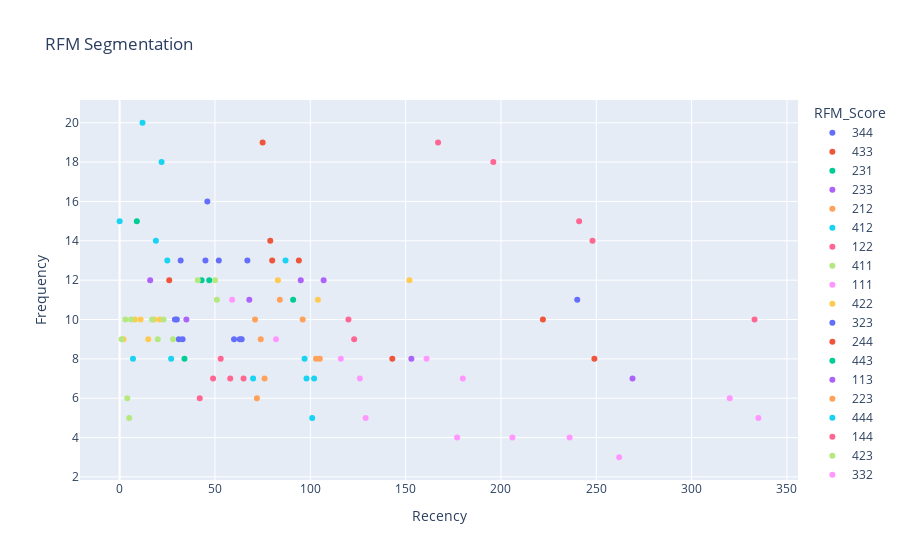

Source (notebook cell):
### Markdown cell above
### Visualisation of RFM Segmentation

To better understand how our customers are distributed across the Recency, Frequency and Monetary dimensions, let's visualise our RFM analysis in a scatter plot.

### Code cell
# Create a 3D scatter plot
fig = px.scatter(rfm, x='recency', y='frequency',
                    color='RFM_Score', hover_name=rfm.index,
                    labels={'recency': 'Recency', 'frequency': 'Frequency', 'monetary': 'Monetary'},
                    title='RFM Segmentation')

fig.update_layout(scene=dict(
    xaxis_title='Recency',
    yaxis_title='Frequency',
    zaxis_title='Monetary'
))

fig.show()

### Figure 1 — Plotly figure (JSON) as saved in the notebook; plotly's stock layout.template omitted (floating-point values rounded to 4 significant figures)
{"data": [{"hovertemplate": "<b>%{hovertext}</b><br><br>RFM_Score=344<br>Recency=%{x}<br>Frequency=%{y}<extra></extra>", "hovertext": [1, 2, 8, 12, 63], "legendgroup": "344", "marker": {"color": "#636efa", "symbol": "circle"}, "mode": "markers", "name": "344", "orientation": "v", "showlegend": true, "type": "scatter", "x": [46, 32, 45, 67, 52], "xaxis": "x", "y": [16, 13, 13, 13, 13], "yaxis": "y"}, {"hovertemplate": "<b>%{hovertext}</b><br><br>RFM_Score=433<br>Recency=%{x}<br>Frequency=%{y}<extra></extra>", "hovertext": [3], "legendgroup": "433", "marker": {"color": "#EF553B", "symbol": "circle"}, "mode": "markers", "name": "433", "orientation": "v", "showlegend": true, "type": "scatter", "x": [26], "xaxis": "x", "y": [12], "yaxis": "y"}, {"hovertemplate": "<b>%{hovertext}</b><br><br>RFM_Score=231<br>Recency=%{x}<br>Frequency=%{y}<extra></extra>", "hovertext": [4], "legendgroup": "231", "marker": {"color": "#00cc96", "symbol": "circle"}, "mode": "markers", "name": "231", "orientation": "v", "showlegend": true, "type": "scatter", "x": [91], "xaxis": "x", "y": [11], "yaxis": "y"}, {"hovertemplate": "<b>%{hovertext}</b><br><br>RFM_Score=233<br>Recency=%{x}<br>Frequency=%{y}<extra></extra>", "hovertext": [5, 69, 75], "legendgroup": "233", "marker": {"color": "#ab63fa", "symbol": "circle"}, "mode": "markers", "name": "233", "orientation": "v", "showlegend": true, "type": "scatter", "x": [68, 107, 95], "xaxis": "x", "y": [11, 12, 12], "yaxis": "y"}, {"hovertemplate": "<b>%{hovertext}</b><br><br>RFM_Score=212<br>Recency=%{x}<br>Frequency=%{y}<extra></extra>", "hovertext": [6, 22, 66, 82], "legendgroup": "212", "marker": {"color": "#FFA15A", "symbol": "circle"}, "mode": "markers", "name": "212", "orientation": "v", "showlegend": true, "type": "scatter", "x": [105, 72, 103, 76], "xaxis": "x", "y": [8, 6, 8, 7], "yaxis": "y"}, {"hovertemplate": "<b>%{hovertext}</b><br><br>RFM_Score=412<br>Recency=%{x}<br>Frequency=%{y}<extra></extra>", "hovertext": [7, 84], "legendgroup": "412", "marker": {"color": "#19d3f3", "symbol": "circle"}, "mode": "markers", "name": "412", "orientation": "v", "showlegend": true, "type": "scatter", "x": [27, 7], "xaxis": "x", "y": [8, 8], "yaxis": "y"}, {"hovertemplate": "<b>%{hovertext}</b><br><br>RFM_Score=122<br>Recency=%{x}<br>Frequency=%{y}<extra></extra>", "hovertext": [9, 30, 97], "legendgroup": "122", "marker": {"color": "#FF6692", "symbol": "circle"}, "mode": "markers", "name": "122", "orientation": "v", "showlegend": true, "type": "scatter", "x": [333, 120, 123], "xaxis": "x", "y": [10, 10, 9], "yaxis": "y"}, {"hovertemplate": "<b>%{hovertext}</b><br><br>RFM_Score=411<br>Recency=%{x}<br>Frequency=%{y}<extra></extra>", "hovertext": [10, 68], "legendgroup": "411", "marker": {"color": "#B6E880", "symbol": "circle"}, "mode": "markers", "name": "411", "orientation": "v", "showlegend": true, "type": "scatter", "x": [4, 5], "xaxis": "x", "y": [6, 5], "yaxis": "y"}, {"hovertemplate": "<b>%{hovertext}</b><br><br>RFM_Score=111<br>Recency=%{x}<br>Frequency=%{y}<extra></extra>", "hovertext": [11, 29, 31, 37, 40, 41, 71, 72, 83, 91, 98], "legendgroup": "111", "marker": {"color": "#FF97FF", "symbol": "circle"}, "mode": "markers", "name": "111", "orientation": "v", "showlegend": true, "type": "scatter", "x": [206, 116, 262, 180, 335, 236, 320, 161, 177, 129, 126], "xaxis": "x", "y": [4, 8, 3, 7, 5, 4, 6, 8, 4, 5, 7], "yaxis": "y"}, {"hovertemplate": "<b>%{hovertext}</b><br><br>RFM_Score=422<br>Recency=%{x}<br>Frequency=%{y}<extra></extra>", "hovertext": [13, 15, 18, 28, 44, 57], "legendgroup": "422", "marker": {"color": "#FECB52", "symbol": "circle"}, "mode": "markers", "name": "422", "orientation": "v", "showlegend": true, "type": "scatter", "x": [8, 21, 2, 18, 11, 15], "xaxis": "x", "y": [10, 10, 9, 10, 10, 9], "yaxis": "y"}, {"hovertemplate": "<b>%{hovertext}</b><br><br>RFM_Score=323<br>Recency=%{x}<br>Frequency=%{y}<extra></extra>", "hovertext": [14, 26, 45], "legendgroup": "323", "marker": {"color": "#636efa", "symbol": "circle"}, "mode": "markers", "name": "323", "orientation": "v", "showlegend": true, "type": "scatter", "x": [30, 31, 60], "xaxis": "x", "y": [10, 9, 9], "yaxis": "y"}, {"hovertemplate": "<b>%{hovertext}</b><br><br>RFM_Score=244<br>Recency=%{x}<br>Frequency=%{y}<extra></extra>", "hovertext": [16, 19, 51, 92], "legendgroup": "244", "marker": {"color": "#EF553B", "symbol": "circle"}, "mode": "markers", "name": "244", "orientation": "v", "showlegend": true, "type": "scatter", "x": [94, 79, 80, 75], "xaxis": "x", "y": [13, 14, 13, 19], "yaxis": "y"}, {"hovertemplate": "<b>%{hovertext}</b><br><br>RFM_Score=443<br>Recency=%{x}<br>Frequency=%{y}<extra></extra>", "hovertext": [17], "legendgroup": "443", "marker": {"color": "#00cc96", "symbol": "circle"}, "mode": "markers", "name": "443", "orientation": "v", "showlegend": true, "type": "scatter", "x": [9], "xaxis": "x", "y": [15], "yaxis": "y"}, {"hovertemplate": "<b>%{hovertext}</b><br><br>RFM_Score=113<br>Recency=%{x}<br>Frequency=%{y}<extra></extra>", "hovertext": [20, 65], "legendgroup": "113", "marker": {"color": "#ab63fa", "symbol": "circle"}, "mode": "markers", "name": "113", "orientation": "v", "showlegend": true, "type": "scatter", "x": [269, 153], "xaxis": "x", "y": [7, 8], "yaxis": "y"}, {"hovertemplate": "<b>%{hovertext}</b><br><br>RFM_Score=223<br>Recency=%{x}<br>Frequency=%{y}<extra></extra>", "hovertext": [21, 95], "legendgroup": "223", "marker": {"color": "#FFA15A", "symbol": "circle"}, "mode": "markers", "name": "223", "orientation": "v", "showlegend": true, "type": "scatter", "x": [71, 96], "xaxis": "x", "y": [10, 10], "yaxis": "y"}, {"hovertemplate": "<b>%{hovertext}</b><br><br>RFM_Score=444<br>Recency=%{x}<br>Frequency=%{y}<extra></extra>", "hovertext": [23, 86, 89, 90, 99], "legendgroup": "444", "marker": {"color": "#19d3f3", "symbol": "circle"}, "mode": "markers", "name": "444", "orientation": "v", "showlegend": true, "type": "scatter", "x": [25, 0, 19, 12, 22], "xaxis": "x", "y": [13, 15, 14, 20, 18], "yaxis": "y"}, {"hovertemplate": "<b>%{hovertext}</b><br><br>RFM_Score=144<br>Recency=%{x}<br>Frequency=%{y}<extra></extra>", "hovertext": [24, 33, 58, 62], "legendgroup": "144", "marker": {"color": "#FF6692", "symbol": "circle"}, "mode": "markers", "name": "144", "orientation": "v", "showlegend": true, "type": "scatter", "x": [248, 196, 241, 167], "xaxis": "x", "y": [14, 18, 15, 19], "yaxis": "y"}, {"hovertemplate": "<b>%{hovertext}</b><br><br>RFM_Score=423<br>Recency=%{x}<br>Frequency=%{y}<extra></extra>", "hovertext": [25, 38, 56, 64, 67, 74, 100], "legendgroup": "423", "marker": {"color": "#B6E880", "symbol": "circle"}, "mode": "markers", "name": "423", "orientation": "v", "showlegend": true, "type": "scatter", "x": [6, 23, 28, 20, 3, 17, 1], "xaxis": "x", "y": [10, 10, 9, 9, 10, 10, 9], "yaxis": "y"}, {"hovertemplate": "<b>%{hovertext}</b><br><br>RFM_Score=332<br>Recency=%{x}<br>Frequency=%{y}<extra></extra>", "hovertext": [27], "legendgroup": "332", "marker": {"color": "#FF97FF", "symbol": "circle"}, "mode": "markers", "name": "332", "orientation": "v", "showlegend": true, "type": "scatter", "x": [59], "xaxis": "x", "y": [11], "yaxis": "y"}, {"hovertemplate": "<b>%{hovertext}</b><br><br>RFM_Score=234<br>Recency=%{x}<br>Frequency=%{y}<extra></extra>", "hovertext": [32, 53], "legendgroup": "234", "marker": {"color": "#FECB52", "symbol": "circle"}, "mode": "markers", "name": "234", "orientation": "v", "showlegend": true, "type": "scatter", "x": [83, 104], "xaxis": "x", "y": [12, 11], "yaxis": "y"}, {"hovertemplate": "<b>%{hovertext}</b><br><br>RFM_Score=322<br>Recency=%{x}<br>Frequency=%{y}<extra></extra>", "hovertext": [34, 49, 59, 88], "legendgroup": "322", "marker": {"color": "#636efa", "symbol": "circle"}, "mode": "markers", "name": "322", "orientation": "v", "showlegend": true, "type": "scatter", "x": [64, 63, 29, 33], "xaxis": "x", "y": [9, 9, 10, 9], "yaxis": "y"}, {"hovertemplate": "<b>%{hovertext}</b><br><br>RFM_Score=123<br>Recency=%{x}<br>Frequency=%{y}<extra></extra>", "hovertext": [35], "legendgroup": "123", "marker": {"color": "#EF553B", "symbol": "circle"}, "mode": "markers", "name": "123", "orientation": "v", "showlegend": true, "type": "scatter", "x": [222], "xaxis": "x", "y": [10], "yaxis": "y"}, {"hovertemplate": "<b>%{hovertext}</b><br><br>RFM_Score=334<br>Recency=%{x}<br>Frequency=%{y}<extra></extra>", "hovertext": [36, 52], "legendgroup": "334", "marker": {"color": "#00cc96", "symbol": "circle"}, "mode": "markers", "name": "334", "orientation": "v", "showlegend": true, "type": "scatter", "x": [47, 43], "xaxis": "x", "y": [12, 12], "yaxis": "y"}, {"hovertemplate": "<b>%{hovertext}</b><br><br>RFM_Score=434<br>Recency=%{x}<br>Frequency=%{y}<extra></extra>", "hovertext": [39], "legendgroup": "434", "marker": {"color": "#ab63fa", "symbol": "circle"}, "mode": "markers", "name": "434", "orientation": "v", "showlegend": true, "type": "scatter", "x": [16], "xaxis": "x", "y": [12], "yaxis": "y"}, {"hovertemplate": "<b>%{hovertext}</b><br><br>RFM_Score=222<br>Recency=%{x}<br>Frequency=%{y}<extra></extra>", "hovertext": [42], "legendgroup": "222", "marker": {"color": "#FFA15A", "symbol": "circle"}, "mode": "markers", "name": "222", "orientation": "v", "showlegend": true, "type": "scatter", "x": [74], "xaxis": "x", "y": [9], "yaxis": "y"}, {"hovertemplate": "<b>%{hovertext}</b><br><br>RFM_Score=211<br>Recency=%{x}<br>Frequency=%{y}<extra></extra>", "hovertext": [43, 55, 70, 77, 80], "legendgroup": "211", "marker": {"color": "#19d3f3", "symbol": "circle"}, "mode": "markers", "name": "211", "orientation": "v", "showlegend": true, "type": "scatter", "x": [101, 98, 70, 102, 97], "xaxis": "x", "y": [5, 7, 7, 7, 8], "yaxis": "y"}, {"hovertemplate": "<b>%{hovertext}</b><br><br>RFM_Score=311<br>Recency=%{x}<br>Frequency=%{y}<extra></extra>", "hovertext": [46, 73, 79, 81, 94], "legendgroup": "311", "marker": {"color": "#FF6692", "symbol": "circle"}, "mode": "markers", "name": "311", "orientation": "v", "showlegend": true, "type": "scatter", "x": [65, 58, 42, 49, 53], "xaxis": "x", "y": [7, 7, 6, 7, 8], "yaxis": "y"}, {"hovertemplate": "<b>%{hovertext}</b><br><br>RFM_Score=333<br>Recency=%{x}<br>Frequency=%{y}<extra></extra>", "hovertext": [47, 48, 61], "legendgroup": "333", "marker": {"color": "#B6E880", "symbol": "circle"}, "mode": "markers", "name": "333", "orientation": "v", "showlegend": true, "type": "scatter", "x": [41, 51, 50], "xaxis": "x", "y": [12, 11, 12], "yaxis": "y"}, {"hovertemplate": "<b>%{hovertext}</b><br><br>RFM_Score=221<br>Recency=%{x}<br>Frequency=%{y}<extra></extra>", "hovertext": [50], "legendgroup": "221", "marker": {"color": "#FF97FF", "symbol": "circle"}, "mode": "markers", "name": "221", "orientation": "v", "showlegend": true, "type": "scatter", "x": [82], "xaxis": "x", "y": [9], "yaxis": "y"}, {"hovertemplate": "<b>%{hovertext}</b><br><br>RFM_Score=134<br>Recency=%{x}<br>Frequency=%{y}<extra></extra>", "hovertext": [54], "legendgroup": "134", "marker": {"color": "#FECB52", "symbol": "circle"}, "mode": "markers", "name": "134", "orientation": "v", "showlegend": true, "type": "scatter", "x": [152], "xaxis": "x", "y": [12], "yaxis": "y"}, {"hovertemplate": "<b>%{hovertext}</b><br><br>RFM_Score=133<br>Recency=%{x}<br>Frequency=%{y}<extra></extra>", "hovertext": [60], "legendgroup": "133", "marker": {"color": "#636efa", "symbol": "circle"}, "mode": "markers", "name": "133", "orientation": "v", "showlegend": true, "type": "scatter", "x": [240], "xaxis": "x", "y": [11], "yaxis": "y"}, {"hovertemplate": "<b>%{hovertext}</b><br><br>RFM_Score=112<br>Recency=%{x}<br>Frequency=%{y}<extra></extra>", "hovertext": [76, 85], "legendgroup": "112", "marker": {"color": "#EF553B", "symbol": "circle"}, "mode": "markers", "name": "112", "orientation": "v", "showlegend": true, "type": "scatter", "x": [249, 143], "xaxis": "x", "y": [8, 8], "yaxis": "y"}, {"hovertemplate": "<b>%{hovertext}</b><br><br>RFM_Score=312<br>Recency=%{x}<br>Frequency=%{y}<extra></extra>", "hovertext": [78], "legendgroup": "312", "marker": {"color": "#00cc96", "symbol": "circle"}, "mode": "markers", "name": "312", "orientation": "v", "showlegend": true, "type": "scatter", "x": [34], "xaxis": "x", "y": [8], "yaxis": "y"}, {"hovertemplate": "<b>%{hovertext}</b><br><br>RFM_Score=324<br>Recency=%{x}<br>Frequency=%{y}<extra></extra>", "hovertext": [87], "legendgroup": "324", "marker": {"color": "#ab63fa", "symbol": "circle"}, "mode": "markers", "name": "324", "orientation": "v", "showlegend": true, "type": "scatter", "x": [35], "xaxis": "x", "y": [10], "yaxis": "y"}, {"hovertemplate": "<b>%{hovertext}</b><br><br>RFM_Score=232<br>Recency=%{x}<br>Frequency=%{y}<extra></extra>", "hovertext": [93], "legendgroup": "232", "marker": {"color": "#FFA15A", "symbol": "circle"}, "mode": "markers", "name": "232", "orientation": "v", "showlegend": true, "type": "scatter", "x": [84], "xaxis": "x", "y": [11], "yaxis": "y"}, {"hovertemplate": "<b>%{hovertext}</b><br><br>RFM_Score=243<br>Recency=%{x}<br>Frequency=%{y}<extra></extra>", "hovertext": [96], "legendgroup": "243", "marker": {"color": "#19d3f3", "symbol": "circle"}, "mode": "markers", "name": "243", "orientation": "v", "showlegend": true, "type": "scatter", "x": [87], "xaxis": "x", "y": [13], "yaxis": "y"}], "layout": {"legend": {"title": {"text": "RFM_Score"}, "tracegroupgap": 0}, "scene": {"xaxis": {"title": {"text": "Recency"}}, "yaxis": {"title": {"text": "Frequency"}}, "zaxis": {"title": {"text": "Monetary"}}}, "title": {"text": "RFM Segmentation"}, "xaxis": {"anchor": "y", "domain": [0, 1], "title": {"text": "Recency"}}, "yaxis": {"anchor": "x", "domain": [0, 1], "title": {"text": "Frequency"}}}}
